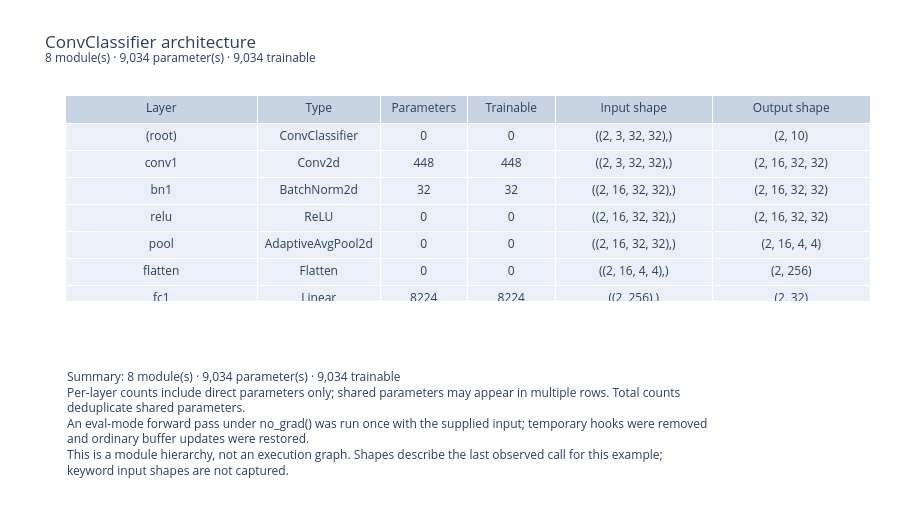

The notebook cell this image was saved under:
### Code cell
# Trace input and output shapes across every layer:
sd.see(model, input=sample_input)

### Figure 1 — Plotly figure (JSON) as saved in the notebook; plotly's stock layout.template omitted (floating-point values rounded to 4 significant figures)
{"data": [{"cells": {"height": 27, "values": [["(root)", "conv1", "bn1", "relu", "pool", "flatten", "fc1", "fc2"], ["ConvClassifier", "Conv2d", "BatchNorm2d", "ReLU", "AdaptiveAvgPool2d", "Flatten", "Linear", "Linear"], [0, 448, 32, 0, 0, 0, 8224, 330], [0, 448, 32, 0, 0, 0, 8224, 330], ["((2, 3, 32, 32),)", "((2, 3, 32, 32),)", "((2, 16, 32, 32),)", "((2, 16, 32, 32),)", "((2, 16, 32, 32),)", "((2, 16, 4, 4),)", "((2, 256),)", "((2, 32),)"], ["(2, 10)", "(2, 16, 32, 32)", "(2, 16, 32, 32)", "(2, 16, 32, 32)", "(2, 16, 4, 4)", "(2, 256)", "(2, 32)", "(2, 10)"]]}, "columnwidth": [2.2, 1.4, 1, 1, 1.8, 1.8], "header": {"values": ["Layer", "Type", "Parameters", "Trainable", "Input shape", "Output shape"]}, "type": "table"}], "layout": {"annotations": [{"align": "left", "font": {"size": 12}, "showarrow": false, "text": "Summary: 8 module(s) · 9,034 parameter(s) · 9,034 trainable<br>Per-layer counts include direct parameters only; shared parameters may appear in multiple rows. Total counts<br>deduplicate shared parameters.<br>An eval-mode forward pass under no_grad() was run once with the supplied input; temporary hooks were removed<br>and ordinary buffer updates were restored.<br>This is a module hierarchy, not an execution graph. Shapes describe the last observed call for this example;<br>keyword input shapes are not captured.", "x": 0, "xanchor": "left", "xref": "paper", "y": 0, "yanchor": "top", "yref": "paper", "yshift": -65}], "height": 528, "margin": {"b": 227, "l": 65, "r": 30, "t": 95}, "title": {"text": "ConvClassifier architecture<br><sup>8 module(s) · 9,034 parameter(s) · 9,034 trainable</sup>"}}}
